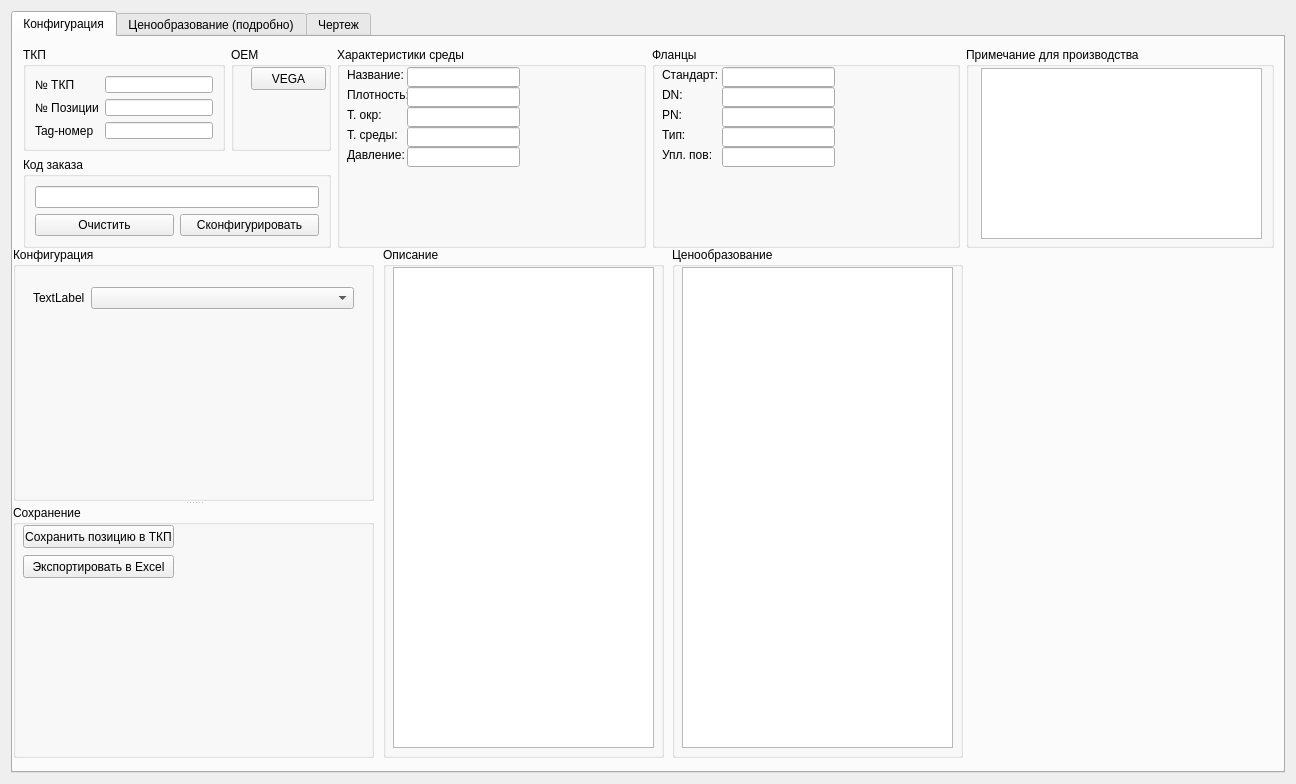
<?xml version="1.0" encoding="UTF-8"?>
<ui version="4.0">
 <class>NotFigurator</class>
 <widget class="QWidget" name="NotFigurator">
  <property name="geometry">
   <rect>
    <x>0</x>
    <y>0</y>
    <width>1296</width>
    <height>784</height>
   </rect>
  </property>
  <property name="windowTitle">
   <string>NotFigurator</string>
  </property>
  <layout class="QVBoxLayout" name="verticalLayout">
   <item>
    <widget class="QTabWidget" name="tabWidget">
     <property name="currentIndex">
      <number>0</number>
     </property>
     <widget class="QWidget" name="tab">
      <attribute name="title">
       <string>Конфигурация</string>
      </attribute>
      <widget class="QGroupBox" name="groupBox_5">
       <property name="geometry">
        <rect>
         <x>370</x>
         <y>210</y>
         <width>281</width>
         <height>511</height>
        </rect>
       </property>
       <property name="title">
        <string>Описание</string>
       </property>
       <widget class="QTextEdit" name="textEdit_2">
        <property name="geometry">
         <rect>
          <x>10</x>
          <y>20</y>
          <width>261</width>
          <height>481</height>
         </rect>
        </property>
       </widget>
      </widget>
      <widget class="QGroupBox" name="groupBox_6">
       <property name="geometry">
        <rect>
         <x>659</x>
         <y>210</y>
         <width>291</width>
         <height>511</height>
        </rect>
       </property>
       <property name="title">
        <string>Ценообразование</string>
       </property>
       <widget class="QTableView" name="tableView">
        <property name="geometry">
         <rect>
          <x>10</x>
          <y>20</y>
          <width>271</width>
          <height>481</height>
         </rect>
        </property>
       </widget>
      </widget>
      <widget class="QSplitter" name="splitter">
       <property name="geometry">
        <rect>
         <x>0</x>
         <y>210</y>
         <width>361</width>
         <height>511</height>
        </rect>
       </property>
       <property name="orientation">
        <enum>Qt::Vertical</enum>
       </property>
       <widget class="QGroupBox" name="groupBox">
        <property name="sizePolicy">
         <sizepolicy hsizetype="Preferred" vsizetype="Expanding">
          <horstretch>0</horstretch>
          <verstretch>0</verstretch>
         </sizepolicy>
        </property>
        <property name="title">
         <string>Конфигурация</string>
        </property>
        <widget class="QWidget" name="">
         <property name="geometry">
          <rect>
           <x>20</x>
           <y>40</y>
           <width>321</width>
           <height>22</height>
          </rect>
         </property>
         <layout class="QFormLayout" name="formLayout_2">
          <item row="0" column="0">
           <widget class="QLabel" name="label">
            <property name="text">
             <string>TextLabel</string>
            </property>
           </widget>
          </item>
          <item row="0" column="1">
           <widget class="QComboBox" name="comboBox"/>
          </item>
         </layout>
        </widget>
       </widget>
       <widget class="QGroupBox" name="groupBox_4">
        <property name="title">
         <string>Сохранение</string>
        </property>
        <widget class="QPushButton" name="pushButton_4">
         <property name="geometry">
          <rect>
           <x>10</x>
           <y>20</y>
           <width>151</width>
           <height>23</height>
          </rect>
         </property>
         <property name="text">
          <string>Сохранить позицию в ТКП</string>
         </property>
        </widget>
        <widget class="QPushButton" name="pushButton_5">
         <property name="geometry">
          <rect>
           <x>10</x>
           <y>50</y>
           <width>151</width>
           <height>23</height>
          </rect>
         </property>
         <property name="text">
          <string>Экспортировать в Excel</string>
         </property>
        </widget>
       </widget>
      </widget>
      <widget class="QWidget" name="">
       <property name="geometry">
        <rect>
         <x>10</x>
         <y>10</y>
         <width>1251</width>
         <height>201</height>
        </rect>
       </property>
       <layout class="QHBoxLayout" name="horizontalLayout_5">
        <item>
         <layout class="QVBoxLayout" name="verticalLayout_8">
          <item>
           <layout class="QHBoxLayout" name="horizontalLayout_4">
            <item>
             <widget class="QGroupBox" name="groupBox_2">
              <property name="title">
               <string>ТКП</string>
              </property>
              <layout class="QFormLayout" name="formLayout">
               <item row="0" column="0">
                <widget class="QLabel" name="label_10">
                 <property name="text">
                  <string>№ ТКП</string>
                 </property>
                </widget>
               </item>
               <item row="0" column="1">
                <widget class="QLineEdit" name="lineEdit_2">
                 <property name="alignment">
                  <set>Qt::AlignRight|Qt::AlignTrailing|Qt::AlignVCenter</set>
                 </property>
                </widget>
               </item>
               <item row="1" column="0">
                <widget class="QLabel" name="label_11">
                 <property name="text">
                  <string>№ Позиции</string>
                 </property>
                </widget>
               </item>
               <item row="1" column="1">
                <widget class="QLineEdit" name="lineEdit_3">
                 <property name="alignment">
                  <set>Qt::AlignRight|Qt::AlignTrailing|Qt::AlignVCenter</set>
                 </property>
                </widget>
               </item>
               <item row="2" column="0">
                <widget class="QLabel" name="label_12">
                 <property name="text">
                  <string>Tag-номер</string>
                 </property>
                </widget>
               </item>
               <item row="2" column="1">
                <widget class="QLineEdit" name="lineEdit_4">
                 <property name="alignment">
                  <set>Qt::AlignRight|Qt::AlignTrailing|Qt::AlignVCenter</set>
                 </property>
                </widget>
               </item>
              </layout>
             </widget>
            </item>
            <item>
             <widget class="QGroupBox" name="groupBox_10">
              <property name="sizePolicy">
               <sizepolicy hsizetype="Expanding" vsizetype="Preferred">
                <horstretch>0</horstretch>
                <verstretch>0</verstretch>
               </sizepolicy>
              </property>
              <property name="title">
               <string>OEM</string>
              </property>
              <widget class="QPushButton" name="pushButton_6">
               <property name="geometry">
                <rect>
                 <x>20</x>
                 <y>20</y>
                 <width>75</width>
                 <height>23</height>
                </rect>
               </property>
               <property name="text">
                <string>VEGA</string>
               </property>
              </widget>
             </widget>
            </item>
           </layout>
          </item>
          <item>
           <widget class="QGroupBox" name="groupBox_3">
            <property name="sizePolicy">
             <sizepolicy hsizetype="Expanding" vsizetype="Preferred">
              <horstretch>0</horstretch>
              <verstretch>0</verstretch>
             </sizepolicy>
            </property>
            <property name="title">
             <string>Код заказа</string>
            </property>
            <layout class="QVBoxLayout" name="verticalLayout_7">
             <item>
              <widget class="QLineEdit" name="lineEdit">
               <property name="alignment">
                <set>Qt::AlignRight|Qt::AlignTrailing|Qt::AlignVCenter</set>
               </property>
              </widget>
             </item>
             <item>
              <layout class="QHBoxLayout" name="horizontalLayout_3">
               <item>
                <widget class="QPushButton" name="pushButton_2">
                 <property name="text">
                  <string>Очистить</string>
                 </property>
                 <property name="checkable">
                  <bool>true</bool>
                 </property>
                 <property name="autoDefault">
                  <bool>false</bool>
                 </property>
                 <property name="default">
                  <bool>false</bool>
                 </property>
                 <property name="flat">
                  <bool>false</bool>
                 </property>
                </widget>
               </item>
               <item>
                <widget class="QPushButton" name="pushButton">
                 <property name="text">
                  <string>Сконфигурировать</string>
                 </property>
                </widget>
               </item>
              </layout>
             </item>
            </layout>
           </widget>
          </item>
         </layout>
        </item>
        <item>
         <widget class="QGroupBox" name="groupBox_7">
          <property name="sizePolicy">
           <sizepolicy hsizetype="Expanding" vsizetype="Preferred">
            <horstretch>0</horstretch>
            <verstretch>0</verstretch>
           </sizepolicy>
          </property>
          <property name="title">
           <string>Характеристики среды</string>
          </property>
          <widget class="QLabel" name="label_13">
           <property name="geometry">
            <rect>
             <x>10</x>
             <y>20</y>
             <width>61</width>
             <height>16</height>
            </rect>
           </property>
           <property name="text">
            <string>Название:</string>
           </property>
          </widget>
          <widget class="QLineEdit" name="lineEdit_5">
           <property name="geometry">
            <rect>
             <x>70</x>
             <y>20</y>
             <width>113</width>
             <height>20</height>
            </rect>
           </property>
          </widget>
          <widget class="QLabel" name="label_14">
           <property name="geometry">
            <rect>
             <x>10</x>
             <y>40</y>
             <width>61</width>
             <height>16</height>
            </rect>
           </property>
           <property name="text">
            <string>Плотность:</string>
           </property>
          </widget>
          <widget class="QLineEdit" name="lineEdit_6">
           <property name="geometry">
            <rect>
             <x>70</x>
             <y>40</y>
             <width>113</width>
             <height>20</height>
            </rect>
           </property>
          </widget>
          <widget class="QLabel" name="label_15">
           <property name="geometry">
            <rect>
             <x>10</x>
             <y>60</y>
             <width>61</width>
             <height>16</height>
            </rect>
           </property>
           <property name="text">
            <string>Т. окр:</string>
           </property>
          </widget>
          <widget class="QLineEdit" name="lineEdit_7">
           <property name="geometry">
            <rect>
             <x>70</x>
             <y>60</y>
             <width>113</width>
             <height>20</height>
            </rect>
           </property>
          </widget>
          <widget class="QLabel" name="label_16">
           <property name="geometry">
            <rect>
             <x>10</x>
             <y>80</y>
             <width>61</width>
             <height>16</height>
            </rect>
           </property>
           <property name="text">
            <string>Т. среды:</string>
           </property>
          </widget>
          <widget class="QLineEdit" name="lineEdit_8">
           <property name="geometry">
            <rect>
             <x>70</x>
             <y>80</y>
             <width>113</width>
             <height>20</height>
            </rect>
           </property>
          </widget>
          <widget class="QLabel" name="label_17">
           <property name="geometry">
            <rect>
             <x>10</x>
             <y>100</y>
             <width>61</width>
             <height>16</height>
            </rect>
           </property>
           <property name="text">
            <string>Давление:</string>
           </property>
          </widget>
          <widget class="QLineEdit" name="lineEdit_9">
           <property name="geometry">
            <rect>
             <x>70</x>
             <y>100</y>
             <width>113</width>
             <height>20</height>
            </rect>
           </property>
          </widget>
         </widget>
        </item>
        <item>
         <widget class="QGroupBox" name="groupBox_8">
          <property name="sizePolicy">
           <sizepolicy hsizetype="Expanding" vsizetype="Preferred">
            <horstretch>0</horstretch>
            <verstretch>0</verstretch>
           </sizepolicy>
          </property>
          <property name="title">
           <string>Фланцы</string>
          </property>
          <widget class="QLabel" name="label_18">
           <property name="geometry">
            <rect>
             <x>10</x>
             <y>20</y>
             <width>61</width>
             <height>16</height>
            </rect>
           </property>
           <property name="text">
            <string>Стандарт:</string>
           </property>
          </widget>
          <widget class="QLineEdit" name="lineEdit_10">
           <property name="geometry">
            <rect>
             <x>70</x>
             <y>40</y>
             <width>113</width>
             <height>20</height>
            </rect>
           </property>
          </widget>
          <widget class="QLineEdit" name="lineEdit_11">
           <property name="geometry">
            <rect>
             <x>70</x>
             <y>80</y>
             <width>113</width>
             <height>20</height>
            </rect>
           </property>
          </widget>
          <widget class="QLabel" name="label_19">
           <property name="geometry">
            <rect>
             <x>10</x>
             <y>60</y>
             <width>61</width>
             <height>16</height>
            </rect>
           </property>
           <property name="text">
            <string>PN:</string>
           </property>
          </widget>
          <widget class="QLabel" name="label_20">
           <property name="geometry">
            <rect>
             <x>10</x>
             <y>100</y>
             <width>61</width>
             <height>16</height>
            </rect>
           </property>
           <property name="text">
            <string>Упл. пов:</string>
           </property>
          </widget>
          <widget class="QLineEdit" name="lineEdit_12">
           <property name="geometry">
            <rect>
             <x>70</x>
             <y>100</y>
             <width>113</width>
             <height>20</height>
            </rect>
           </property>
          </widget>
          <widget class="QLabel" name="label_21">
           <property name="geometry">
            <rect>
             <x>10</x>
             <y>80</y>
             <width>61</width>
             <height>16</height>
            </rect>
           </property>
           <property name="text">
            <string>Тип:</string>
           </property>
          </widget>
          <widget class="QLabel" name="label_22">
           <property name="geometry">
            <rect>
             <x>10</x>
             <y>40</y>
             <width>61</width>
             <height>16</height>
            </rect>
           </property>
           <property name="text">
            <string>DN:</string>
           </property>
          </widget>
          <widget class="QLineEdit" name="lineEdit_13">
           <property name="geometry">
            <rect>
             <x>70</x>
             <y>60</y>
             <width>113</width>
             <height>20</height>
            </rect>
           </property>
          </widget>
          <widget class="QLineEdit" name="lineEdit_14">
           <property name="geometry">
            <rect>
             <x>70</x>
             <y>20</y>
             <width>113</width>
             <height>20</height>
            </rect>
           </property>
          </widget>
         </widget>
        </item>
        <item>
         <widget class="QGroupBox" name="groupBox_9">
          <property name="sizePolicy">
           <sizepolicy hsizetype="Expanding" vsizetype="Preferred">
            <horstretch>0</horstretch>
            <verstretch>0</verstretch>
           </sizepolicy>
          </property>
          <property name="title">
           <string>Примечание для производства</string>
          </property>
          <widget class="QTextEdit" name="textEdit">
           <property name="geometry">
            <rect>
             <x>15</x>
             <y>21</y>
             <width>281</width>
             <height>171</height>
            </rect>
           </property>
           <property name="sizePolicy">
            <sizepolicy hsizetype="Fixed" vsizetype="Fixed">
             <horstretch>0</horstretch>
             <verstretch>0</verstretch>
            </sizepolicy>
           </property>
          </widget>
         </widget>
        </item>
       </layout>
      </widget>
     </widget>
     <widget class="QWidget" name="tab_2">
      <attribute name="title">
       <string>Ценообразование (подробно)</string>
      </attribute>
      <widget class="QWidget" name="verticalLayoutWidget">
       <property name="geometry">
        <rect>
         <x>19</x>
         <y>19</y>
         <width>961</width>
         <height>711</height>
        </rect>
       </property>
       <layout class="QVBoxLayout" name="verticalLayout_2">
        <item>
         <layout class="QVBoxLayout" name="verticalLayout_6">
          <item>
           <layout class="QHBoxLayout" name="horizontalLayout">
            <item>
             <widget class="QGroupBox" name="groupBox_11">
              <property name="title">
               <string>GroupBox</string>
              </property>
             </widget>
            </item>
            <item>
             <widget class="QGroupBox" name="groupBox_12">
              <property name="title">
               <string>GroupBox</string>
              </property>
             </widget>
            </item>
            <item>
             <widget class="QGroupBox" name="groupBox_13">
              <property name="title">
               <string>GroupBox</string>
              </property>
             </widget>
            </item>
            <item>
             <widget class="QGroupBox" name="groupBox_14">
              <property name="title">
               <string>GroupBox</string>
              </property>
             </widget>
            </item>
           </layout>
          </item>
         </layout>
        </item>
        <item>
         <layout class="QVBoxLayout" name="verticalLayout_5">
          <item>
           <layout class="QHBoxLayout" name="horizontalLayout_2">
            <item>
             <widget class="QGroupBox" name="groupBox_15">
              <property name="title">
               <string>GroupBox</string>
              </property>
             </widget>
            </item>
            <item>
             <widget class="QGroupBox" name="groupBox_16">
              <property name="title">
               <string>GroupBox</string>
              </property>
             </widget>
            </item>
            <item>
             <widget class="QGroupBox" name="groupBox_17">
              <property name="title">
               <string>GroupBox</string>
              </property>
             </widget>
            </item>
            <item>
             <widget class="QGroupBox" name="groupBox_18">
              <property name="title">
               <string>GroupBox</string>
              </property>
             </widget>
            </item>
           </layout>
          </item>
         </layout>
        </item>
       </layout>
      </widget>
     </widget>
     <widget class="QWidget" name="tab_3">
      <attribute name="title">
       <string>Чертеж</string>
      </attribute>
     </widget>
    </widget>
   </item>
  </layout>
 </widget>
 <resources/>
 <connections>
  <connection>
   <sender>pushButton_2</sender>
   <signal>clicked()</signal>
   <receiver>lineEdit</receiver>
   <slot>clear()</slot>
   <hints>
    <hint type="sourcelabel">
     <x>59</x>
     <y>243</y>
    </hint>
    <hint type="destinationlabel">
     <x>177</x>
     <y>211</y>
    </hint>
   </hints>
  </connection>
 </connections>
</ui>
